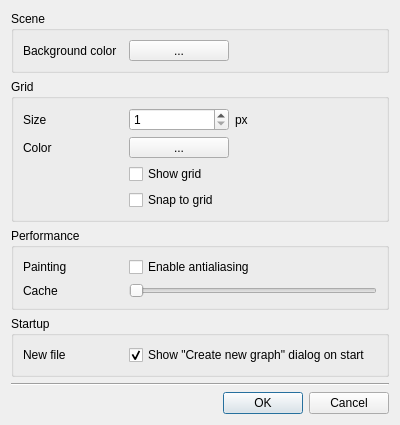
<?xml version="1.0" encoding="UTF-8"?>
<ui version="4.0">
 <class>CSceneOptionsDialog</class>
 <widget class="QDialog" name="CSceneOptionsDialog">
  <property name="geometry">
   <rect>
    <x>0</x>
    <y>0</y>
    <width>400</width>
    <height>395</height>
   </rect>
  </property>
  <property name="windowTitle">
   <string>Scene Options</string>
  </property>
  <layout class="QVBoxLayout" name="verticalLayout">
   <item>
    <widget class="QGroupBox" name="groupBox">
     <property name="title">
      <string>Scene</string>
     </property>
     <property name="flat">
      <bool>true</bool>
     </property>
     <layout class="QFormLayout" name="formLayout">
      <property name="fieldGrowthPolicy">
       <enum>QFormLayout::FieldsStayAtSizeHint</enum>
      </property>
      <item row="0" column="0">
       <widget class="QLabel" name="label_4">
        <property name="minimumSize">
         <size>
          <width>100</width>
          <height>0</height>
         </size>
        </property>
        <property name="text">
         <string>Background color</string>
        </property>
       </widget>
      </item>
      <item row="0" column="1">
       <widget class="QSint::ColorButton" name="BackgroundColor">
        <property name="sizePolicy">
         <sizepolicy hsizetype="Preferred" vsizetype="Fixed">
          <horstretch>0</horstretch>
          <verstretch>0</verstretch>
         </sizepolicy>
        </property>
        <property name="minimumSize">
         <size>
          <width>100</width>
          <height>0</height>
         </size>
        </property>
        <property name="text">
         <string>...</string>
        </property>
        <property name="popupMode">
         <enum>QToolButton::InstantPopup</enum>
        </property>
        <property name="toolButtonStyle">
         <enum>Qt::ToolButtonTextBesideIcon</enum>
        </property>
        <property name="arrowType">
         <enum>Qt::NoArrow</enum>
        </property>
       </widget>
      </item>
     </layout>
    </widget>
   </item>
   <item>
    <widget class="QGroupBox" name="groupBox_2">
     <property name="title">
      <string>Grid</string>
     </property>
     <property name="flat">
      <bool>true</bool>
     </property>
     <layout class="QFormLayout" name="formLayout_2">
      <property name="fieldGrowthPolicy">
       <enum>QFormLayout::FieldsStayAtSizeHint</enum>
      </property>
      <item row="0" column="0">
       <widget class="QLabel" name="label">
        <property name="minimumSize">
         <size>
          <width>100</width>
          <height>0</height>
         </size>
        </property>
        <property name="text">
         <string>Size</string>
        </property>
       </widget>
      </item>
      <item row="0" column="1">
       <layout class="QHBoxLayout" name="horizontalLayout">
        <item>
         <widget class="QSpinBox" name="GridSize">
          <property name="sizePolicy">
           <sizepolicy hsizetype="Preferred" vsizetype="Fixed">
            <horstretch>0</horstretch>
            <verstretch>0</verstretch>
           </sizepolicy>
          </property>
          <property name="minimumSize">
           <size>
            <width>100</width>
            <height>0</height>
           </size>
          </property>
          <property name="minimum">
           <number>1</number>
          </property>
          <property name="maximum">
           <number>40</number>
          </property>
         </widget>
        </item>
        <item>
         <widget class="QLabel" name="label_2">
          <property name="text">
           <string>px</string>
          </property>
         </widget>
        </item>
       </layout>
      </item>
      <item row="2" column="0">
       <widget class="QLabel" name="label_3">
        <property name="minimumSize">
         <size>
          <width>100</width>
          <height>0</height>
         </size>
        </property>
        <property name="text">
         <string>Color</string>
        </property>
       </widget>
      </item>
      <item row="2" column="1">
       <widget class="QSint::ColorButton" name="GridColor">
        <property name="sizePolicy">
         <sizepolicy hsizetype="Preferred" vsizetype="Fixed">
          <horstretch>0</horstretch>
          <verstretch>0</verstretch>
         </sizepolicy>
        </property>
        <property name="minimumSize">
         <size>
          <width>100</width>
          <height>0</height>
         </size>
        </property>
        <property name="text">
         <string>...</string>
        </property>
        <property name="popupMode">
         <enum>QToolButton::InstantPopup</enum>
        </property>
        <property name="toolButtonStyle">
         <enum>Qt::ToolButtonTextBesideIcon</enum>
        </property>
        <property name="arrowType">
         <enum>Qt::NoArrow</enum>
        </property>
       </widget>
      </item>
      <item row="4" column="1">
       <widget class="QCheckBox" name="GridSnap">
        <property name="text">
         <string>Snap to grid</string>
        </property>
       </widget>
      </item>
      <item row="3" column="1">
       <widget class="QCheckBox" name="GridVisible">
        <property name="text">
         <string>Show grid</string>
        </property>
       </widget>
      </item>
     </layout>
    </widget>
   </item>
   <item>
    <widget class="QGroupBox" name="groupBox_3">
     <property name="title">
      <string>Performance</string>
     </property>
     <property name="flat">
      <bool>true</bool>
     </property>
     <layout class="QGridLayout" name="gridLayout">
      <item row="0" column="0">
       <widget class="QLabel" name="label_5">
        <property name="minimumSize">
         <size>
          <width>100</width>
          <height>0</height>
         </size>
        </property>
        <property name="maximumSize">
         <size>
          <width>100</width>
          <height>16777215</height>
         </size>
        </property>
        <property name="text">
         <string>Painting</string>
        </property>
       </widget>
      </item>
      <item row="0" column="1">
       <widget class="QCheckBox" name="Antialiasing">
        <property name="sizePolicy">
         <sizepolicy hsizetype="Expanding" vsizetype="Fixed">
          <horstretch>0</horstretch>
          <verstretch>0</verstretch>
         </sizepolicy>
        </property>
        <property name="text">
         <string>Enable antialiasing</string>
        </property>
       </widget>
      </item>
      <item row="1" column="0">
       <widget class="QLabel" name="label_6">
        <property name="minimumSize">
         <size>
          <width>100</width>
          <height>0</height>
         </size>
        </property>
        <property name="maximumSize">
         <size>
          <width>100</width>
          <height>16777215</height>
         </size>
        </property>
        <property name="text">
         <string>Cache</string>
        </property>
       </widget>
      </item>
      <item row="1" column="1">
       <widget class="QSint::SpinSlider" name="CacheSlider">
        <property name="maximum">
         <number>1000</number>
        </property>
        <property name="singleStep">
         <number>1</number>
        </property>
        <property name="pageStep">
         <number>10</number>
        </property>
        <property name="orientation">
         <enum>Qt::Horizontal</enum>
        </property>
       </widget>
      </item>
     </layout>
    </widget>
   </item>
   <item>
    <widget class="QGroupBox" name="groupBox_4">
     <property name="title">
      <string>Startup</string>
     </property>
     <property name="flat">
      <bool>true</bool>
     </property>
     <layout class="QGridLayout" name="gridLayout_2">
      <item row="1" column="0">
       <widget class="QLabel" name="label_8">
        <property name="minimumSize">
         <size>
          <width>100</width>
          <height>0</height>
         </size>
        </property>
        <property name="maximumSize">
         <size>
          <width>100</width>
          <height>16777215</height>
         </size>
        </property>
        <property name="text">
         <string>New file</string>
        </property>
       </widget>
      </item>
      <item row="1" column="1">
       <widget class="QCheckBox" name="AutoCreateGraph">
        <property name="text">
         <string>Show &quot;Create new graph&quot; dialog on start</string>
        </property>
        <property name="checked">
         <bool>true</bool>
        </property>
       </widget>
      </item>
     </layout>
    </widget>
   </item>
   <item>
    <spacer name="verticalSpacer">
     <property name="orientation">
      <enum>Qt::Vertical</enum>
     </property>
     <property name="sizeHint" stdset="0">
      <size>
       <width>20</width>
       <height>40</height>
      </size>
     </property>
    </spacer>
   </item>
   <item>
    <widget class="Line" name="line">
     <property name="orientation">
      <enum>Qt::Horizontal</enum>
     </property>
    </widget>
   </item>
   <item>
    <widget class="QDialogButtonBox" name="buttonBox">
     <property name="orientation">
      <enum>Qt::Horizontal</enum>
     </property>
     <property name="standardButtons">
      <set>QDialogButtonBox::Cancel|QDialogButtonBox::Ok</set>
     </property>
    </widget>
   </item>
  </layout>
 </widget>
 <customwidgets>
  <customwidget>
   <class>QSint::ColorButton</class>
   <extends>QToolButton</extends>
   <header>colorbutton.h</header>
  </customwidget>
  <customwidget>
   <class>QSint::SpinSlider</class>
   <extends>QSlider</extends>
   <header location="global">spinslider.h</header>
  </customwidget>
 </customwidgets>
 <tabstops>
  <tabstop>BackgroundColor</tabstop>
  <tabstop>GridSize</tabstop>
  <tabstop>GridColor</tabstop>
  <tabstop>GridVisible</tabstop>
  <tabstop>GridSnap</tabstop>
  <tabstop>Antialiasing</tabstop>
  <tabstop>CacheSlider</tabstop>
 </tabstops>
 <resources/>
 <connections>
  <connection>
   <sender>buttonBox</sender>
   <signal>accepted()</signal>
   <receiver>CSceneOptionsDialog</receiver>
   <slot>accept()</slot>
   <hints>
    <hint type="sourcelabel">
     <x>248</x>
     <y>254</y>
    </hint>
    <hint type="destinationlabel">
     <x>157</x>
     <y>274</y>
    </hint>
   </hints>
  </connection>
  <connection>
   <sender>buttonBox</sender>
   <signal>rejected()</signal>
   <receiver>CSceneOptionsDialog</receiver>
   <slot>reject()</slot>
   <hints>
    <hint type="sourcelabel">
     <x>316</x>
     <y>260</y>
    </hint>
    <hint type="destinationlabel">
     <x>286</x>
     <y>274</y>
    </hint>
   </hints>
  </connection>
 </connections>
</ui>
